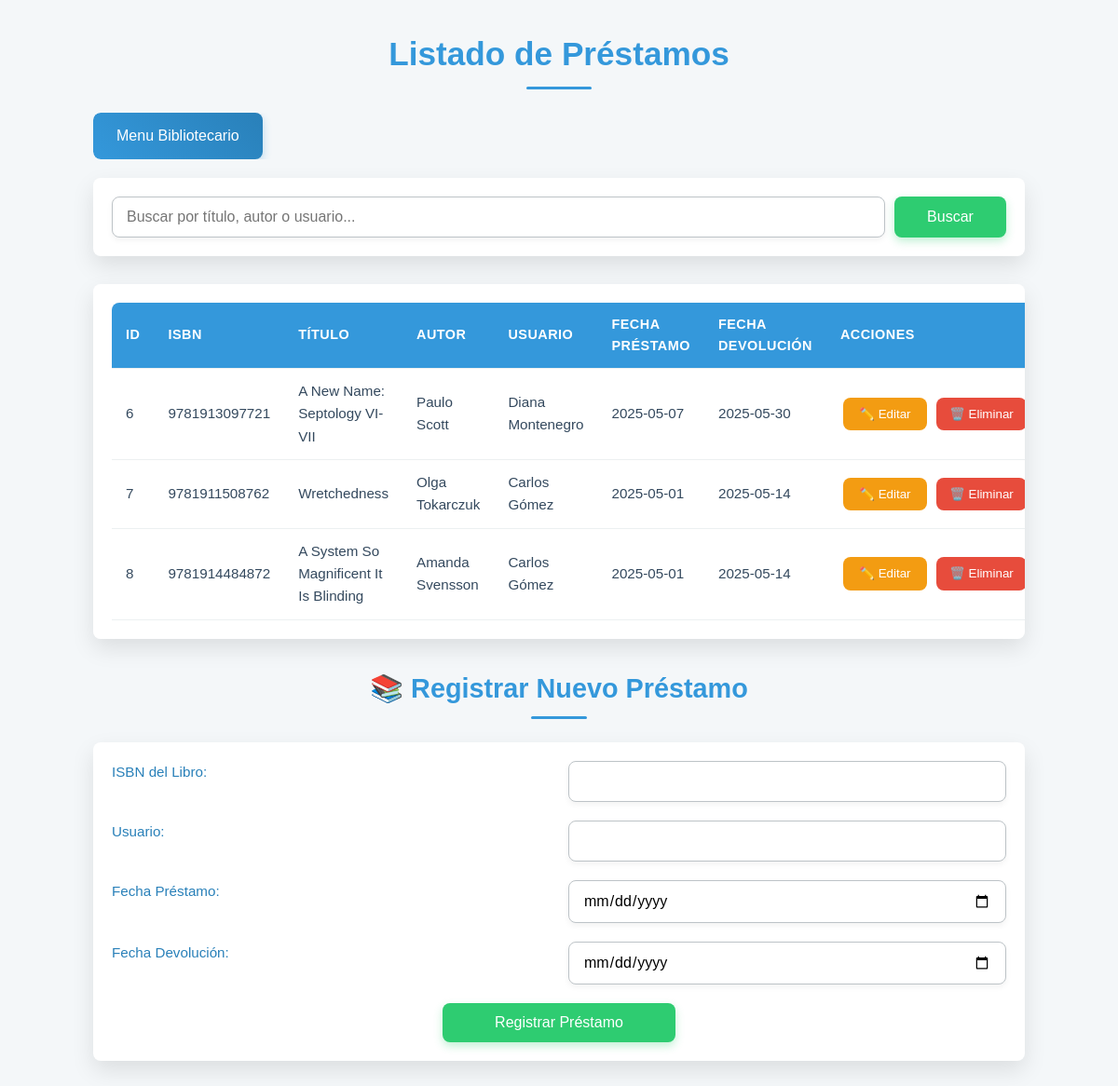
/prestamos.php, run on the app's committed database.
### tables this page shows
CREATE TABLE TbPrestamo (
    id_prestamo INTEGER PRIMARY KEY AUTOINCREMENT,
    id_libro TEXT,
    id_usuario INTEGER,
    fecha_prestamo DATE,
    fecha_devolucion DATE,
    FOREIGN KEY(id_libro) REFERENCES tb_libro(isbn),
    FOREIGN KEY(id_usuario) REFERENCES TbUsuario(id_usuario)
);

CREATE TABLE Tblibro (isbn INTEGER PRIMARY KEY, titulo_libro TEXT NOT NULL, formato_libro TEXT NOT NULL, año_libro INTEGER NOT NULL CHECK (año_libro > 0), votos_libro INTEGER DEFAULT 0 CHECK (votos_libro >= 0), editorial TEXT NOT NULL, disponible INTEGER DEFAULT 1);

CREATE TABLE TbUsuario (
    id_usuario INTEGER PRIMARY KEY AUTOINCREMENT,
    nombre_usuario TEXT NOT NULL,
    email_usuario TEXT NOT NULL,
    telefono_usuario TEXT,
    direccion_usuario TEXT,
    fecha_registro DATETIME DEFAULT CURRENT_TIMESTAMP,
    usuario TEXT UNIQUE NOT NULL,
    contrasena TEXT NOT NULL,
    tipo TEXT DEFAULT 'visitante' 
);

### prestamos.php (the view, shortened to what this page needs)
<?php
include 'conexion.php';
$busqueda = $_GET['buscar'] ?? '';
$sql = "SELECT
            p.id_prestamo,
            l.isbn,
            l.titulo_libro,
            COALESCE(a.nom_autor, 'No asignado') AS nom_autor,
            u.nombre_usuario,
            p.fecha_prestamo,
            p.fecha_devolucion
        FROM TbPrestamo p
        INNER JOIN Tblibro l ON p.id_libro = l.isbn
        LEFT JOIN Tb_AutorLibro al ON al.libro_isbn = l.isbn
        LEFT JOIN TbAutor a ON al.autor_id = a.id_autor
        INNER JOIN TbUsuario u ON p.id_usuario = u.id_usuario
        WHERE l.titulo_libro LIKE :buscar OR
              a.nom_autor LIKE :buscar OR
              u.nombre_usuario LIKE :buscar";
$stmt = $conexion->prepare($sql);
$stmt->execute(['buscar' => "%$busqueda%"]);
$prestamos = $stmt->fetchAll(PDO::FETCH_ASSOC);
?>
<!DOCTYPE html>
<html lang="es">
<head>
    <link rel="stylesheet" href="/BASESDEDATOS/TallerBases-master/css/Prestamo.css">
</head>
<body>
<h1>Listado de Préstamos</h1>
<div class="container">
    <div class="butoneria">
        <a href="menu_bibliotecario.php" class="menu-button">Menu Bibliotecario</a>
    </div>
</div>
<form method="get" action="prestamos.php">
    <input type="text" name="buscar" placeholder="Buscar por título, autor o usuario..." value="<?= htmlspecialchars($busqueda) ?>">
    <button type="submit">Buscar</button>
</form>
<table>
    <thead>
        <tr>
            <th>ID</th>
            <th>ISBN</th>
            <th>Título</th>
            <th>Autor</th>
            <th>Usuario</th>
            <th>Fecha Préstamo</th>
            <th>Fecha Devolución</th>
            <th>Acciones</th>
        </tr>
    </thead>
    <tbody>
    <?php if ($prestamos): ?>
        <?php foreach ($prestamos as $p): ?>
            <tr>
                <td data-label="ID"><?= htmlspecialchars($p['id_prestamo']) ?></td>
                <td data-label="ISBN"><?= htmlspecialchars($p['isbn']) ?></td>
                <td data-label="Título"><?= htmlspecialchars($p['titulo_libro']) ?></td>
                <td data-label="Autor"><?= htmlspecialchars($p['nom_autor']) ?></td>
                <td data-label="Usuario"><?= htmlspecialchars($p['nombre_usuario']) ?></td>
                <td data-label="F. Préstamo"><?= htmlspecialchars($p['fecha_prestamo']) ?></td>
                <td data-label="F. Devolución"><?= htmlspecialchars($p['fecha_devolucion']) ?></td>
                <td data-label="Acciones" class="actions">
                    <a class="edit-btn" href="editar_prestamo.php?id=<?= urlencode($p['id_prestamo']) ?>">✏️ Editar</a>
                    <a class="delete-btn" href="eliminar_prestamo.php?id=<?= urlencode($p['id_prestamo']) ?>" onclick="return confirm('¿Seguro que quieres eliminar este préstamo?')">🗑️ Eliminar</a>
                </td>
            </tr>
        <?php endforeach; ?>
    <?php else: ?>
        <tr><td colspan="8">No hay préstamos registrados.</td></tr>
    <?php endif; ?>
    </tbody>
</table>
<h2>📚 Registrar Nuevo Préstamo</h2>
<form action="registrar_prestamo.php" method="POST">
    <label for="isbn">ISBN del Libro:</label>
    <input list="lista_libros" name="isbn" id="isbn" required>
    <label for="id_usuario">Usuario:</label>
    <input list="lista_usuarios" name="id_usuario" id="id_usuario" required>
    <label for="fecha_prestamo">Fecha Préstamo:</label>
    <input type="date" name="fecha_prestamo" required>
    <label for="fecha_devolucion">Fecha Devolución:</label>
    <input type="date" name="fecha_devolucion" required>
    <button type="submit">Registrar Préstamo</button>
</form>
</body>
</html>

### data on the page
tbprestamo: id_prestamo "6", tblibro.isbn "9781913097721", tblibro.titulo_libro "A New Name: Septology VI-VII", nom_autor "Paulo Scott", id_usuario.nombre_usuario "Diana Montenegro", fecha_prestamo "2025-05-07", fecha_devolucion "2025-05-30"
tbprestamo: id_prestamo "7", tblibro.isbn "9781911508762", tblibro.titulo_libro "Wretchedness", nom_autor "Olga Tokarczuk", id_usuario.nombre_usuario "Carlos Gómez", fecha_prestamo "2025-05-01", fecha_devolucion "2025-05-14"
tbprestamo: id_prestamo "8", tblibro.isbn "9781914484872", tblibro.titulo_libro "A System So Magnificent It Is Blinding", nom_autor "Amanda Svensson", id_usuario.nombre_usuario "Carlos Gómez", fecha_prestamo "2025-05-01", fecha_devolucion "2025-05-14"
